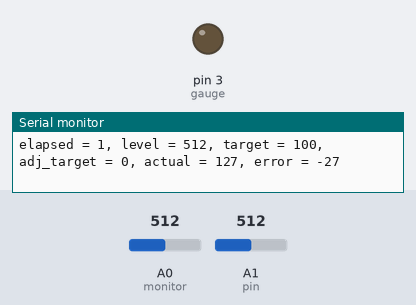
Bench run of a sketch on a simulated Arduino Nano, built with avr-gcc and run on an emulated ATmega328P. Shown: output pins drawn as LEDs (lit = HIGH), the last lines printed to the serial monitor. Inputs (shaded band) come from the test bench; at power-on: A1 (pin) = 512, A0 (monitor) = 512.

Above: at 1.2 s.
1.3 s: A1 (pin) set to 634
2.8 s: A1 (pin) set to 665
At 3.5 s:
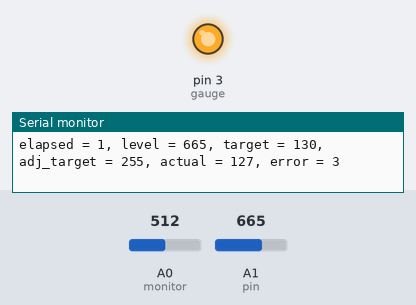
4.3 s: A0 (monitor) set to 534
At 4.6 s:
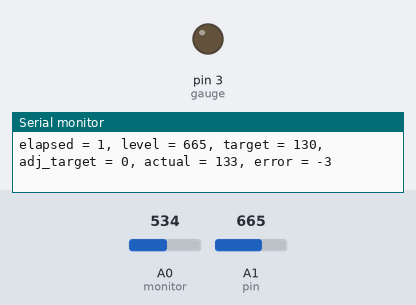
5.8 s: A0 (monitor) set to 122
At 7.0 s:
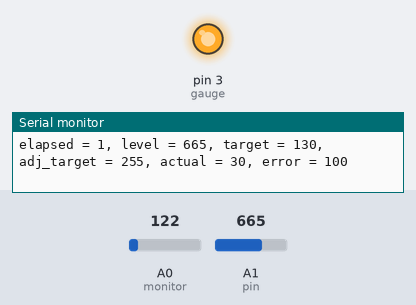
7.3 s: A0 (monitor) set to 900
At 8.2 s:
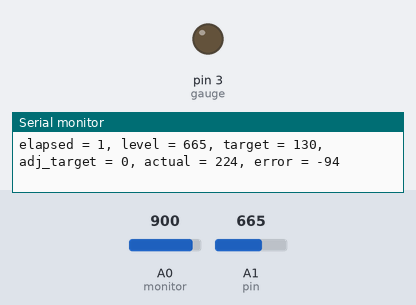
8.8 s: A0 (monitor) set to 511
At 9.2 s:
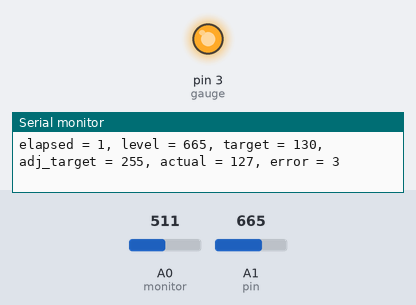
Timing chart, 0 to 11.3 s (numbered marks = the images above; inputs shaded):
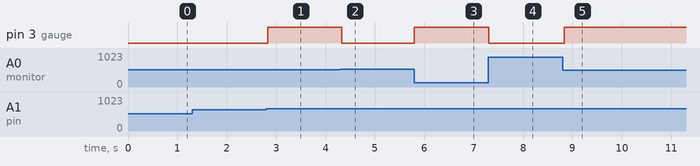

Measured:
- the behaviour switches between 652 and 653 on A1 (pin) (found by bisection; images 0 and 1)
- the behaviour switches between 525 and 526 on A0 (monitor) (found by bisection; images 1 and 2)
- after the input at 2.8 s, pin 3 (gauge): LOW → HIGH at once
- after the input at 4.3 s, pin 3 (gauge): HIGH → LOW at once
- after the input at 5.8 s, pin 3 (gauge): LOW → HIGH at once
- after the input at 7.3 s, pin 3 (gauge): HIGH → LOW at once
- after the input at 8.8 s, pin 3 (gauge): LOW → HIGH at once

The sketch:

sketch_e36_fuel_gauge_0_5V.ino
```cpp
//
// Written to run on an Arduino Nano
//
//  0-5V needs to be mapped to variable resistance between 50 and 500 ohms
//
//  the vaiable resistor is represented by fuel_gauge's output, sinking more current when "empty"
//     and less current when "full" by means of an output voltage that we adjust dynamically to
//     target a particular voltage (0.444V = empty, 3.33V = full)
//
namespace sender {
   static const int pin  = A1;   // 0-5V signal (0-1023) pin read 0 == empty
   static const int full = 1023; // analog 5V read of sender
   static const int empty = 4;   // analog 0.02V (1023*0.02/5) which is ~1.5 gal left in tank,
                                 //  gives us some margin 'cuz lift pumps are a bitch
}

static const int gauge   = PD3; // output signal that should be between 0.444V and 3.333V
static const int monitor = A0; // connected to fuel_gauge to auto-tune to desired voltage

static const int full = 170 + 30; // 255*(3.333333/5) = 170, 30 is fudge factor
static const int empty = 23 - 21; // 255*(0.444/5) = 23, 18 is fudge factor

void setup() {
  Serial.begin(115200);
  pinMode(sender::pin, INPUT);
  pinMode(monitor, INPUT);
  pinMode(gauge, OUTPUT);
}

int adj_target = empty;
int then = millis();
// the loop function runs over and over again forever
void loop() {

   int level = analogRead(sender::pin);
   int target = map(level, sender::empty, sender::full, empty, full);

   // read what I'm actually putting out
   int actual = map(analogRead(monitor), 0, 1023, 0, 255);
   int error = target - actual;

   adj_target = constrain(adj_target + error, 0, 255);
   analogWrite(gauge, adj_target);


   int now = millis();

   if (now%100 == 0) {

      Serial.print("elapsed = "); Serial.print(now - then, DEC);
      Serial.print(", level = "); Serial.print(level, DEC);
      Serial.print(", target = "); Serial.print(target, DEC);
      Serial.print(", adj_target = "); Serial.print(adj_target, DEC);

      Serial.print(", actual = "); Serial.print(actual, DEC);
      Serial.print(", error = "); Serial.print(error, DEC);
      Serial.println();
   }
   then = now;


}
```
